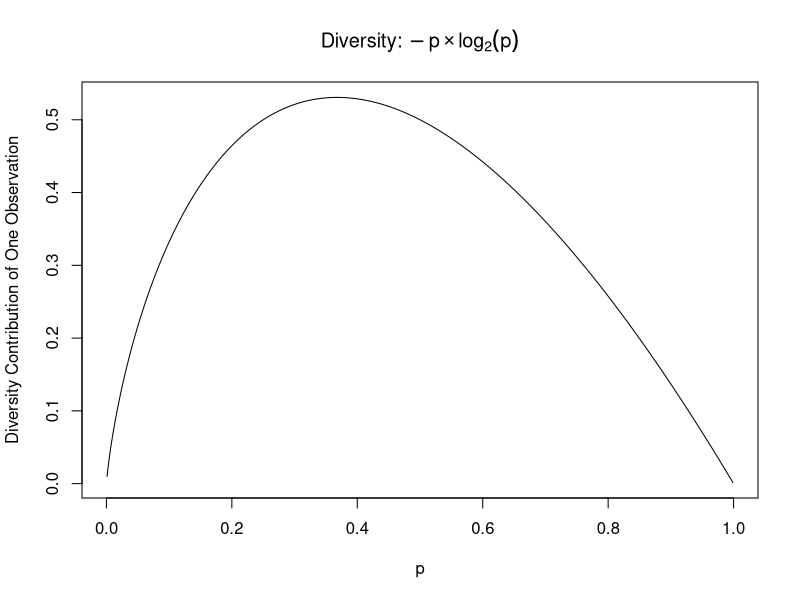
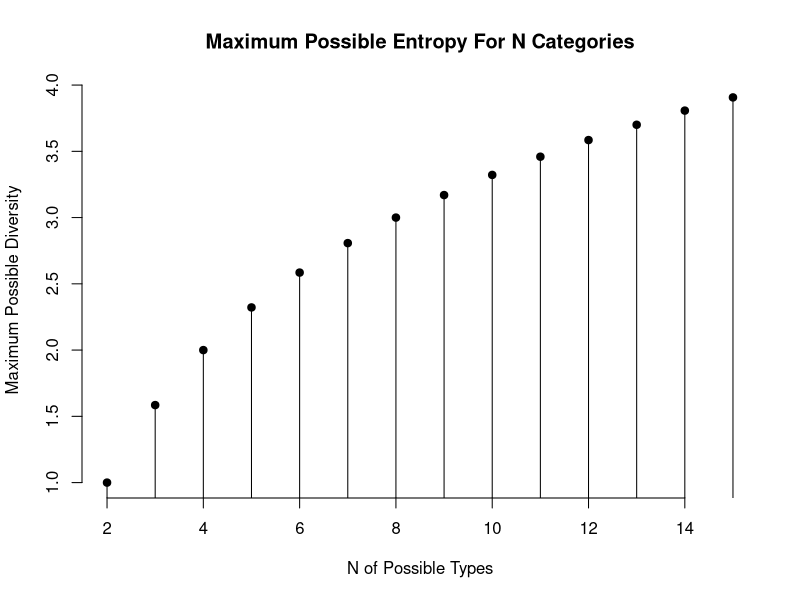
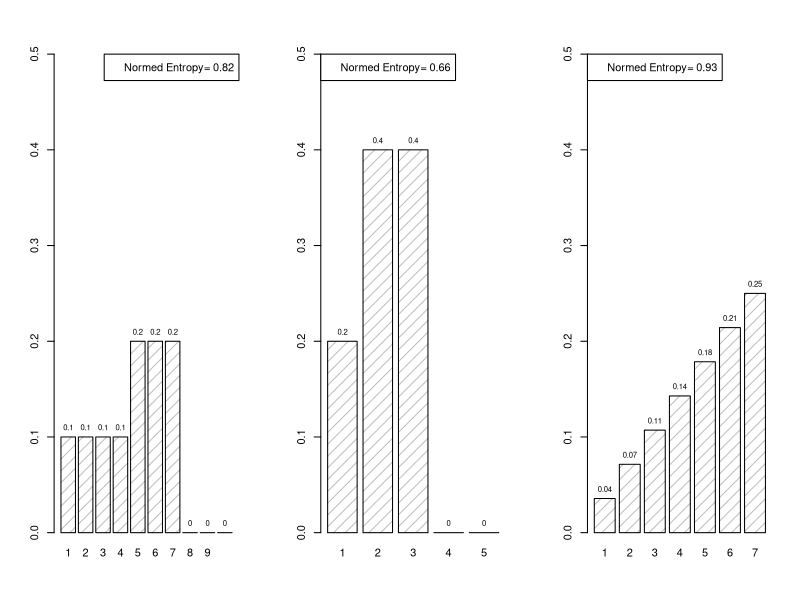

The R script that drew these images, in order:
### R code from vignette source 'functions-1n.Rnw'
### Encoding: UTF-8

###################################################
### code chunk number 1: functions-1n.Rnw:104-105
###################################################
dir.create("plots", showWarnings=F)


###################################################
### code chunk number 2: Roptions
###################################################
options(width=200, prompt="> ", continue=" ")
options(useFancyQuotes = FALSE)
set.seed(12345)
op <- par()
pjmar <- c(5.1, 4.1, 1.5, 2.1)
options(SweaveHooks=list(fig=function() par(mar=pjmar, ps=10)))
pdf.options(onefile=F,family="Times",pointsize=6)
ps.options(horizontal=F, onefile=F, family="Times", paper="special", height=3, width=4.75)
options(papersize="special")


###################################################
### code chunk number 3: doubleMe
###################################################
doubleMe <- function(input = 0){
  newval <- 2 * input
}


###################################################
### code chunk number 4: doubleMe04 (eval = FALSE)
###################################################
## doubleMe <- function(x){
##     out <- 2 * x
## }


###################################################
### code chunk number 5: callDoubleMe10
###################################################
(doubleMe(7))


###################################################
### code chunk number 6: callDoubleMe10b
###################################################
(doubleMe(input = 8))


###################################################
### code chunk number 7: callDoubleMe10c
###################################################
print(doubleMe(input = 3))


###################################################
### code chunk number 8: callDoubleMe10d
###################################################
x <- doubleMe(input = 2)
x


###################################################
### code chunk number 9: callDoubleMe40 (eval = FALSE)
###################################################
##     doubleMe(10)


###################################################
### code chunk number 10: callDoubleMe50 (eval = FALSE)
###################################################
## doubleMe(input = 10)


###################################################
### code chunk number 11: callDoubleMe60
###################################################
(doubleMe(c(1,2,3,4,5)))


###################################################
### code chunk number 12: callDoubleMe25 (eval = FALSE)
###################################################
## doubleMe()


###################################################
### code chunk number 13: callDoubleMe70
###################################################
doubleMe


###################################################
### code chunk number 14: functions-1n.Rnw:665-666
###################################################
predict.glm


###################################################
### code chunk number 15: functions-1n.Rnw:712-714 (eval = FALSE)
###################################################
## set.seed(234234)
## x1 <- rnorm(10000, m = 7, sd = 19)


###################################################
### code chunk number 16: functions-1n.Rnw:721-723 (eval = FALSE)
###################################################
## x1mean <- myGreatFunction(x1)
## x1mean


###################################################
### code chunk number 17: functions-1n.Rnw:727-729 (eval = FALSE)
###################################################
## x1[c(13, 44, 99, 343, 555)]  <- NA
## myGreatFunction(x1)


###################################################
### code chunk number 18: entropy10
###################################################
divr <- function(p = 0){
  ifelse ( p > 0 & p < 1, -p * log2(p), 0)
}


###################################################
### code chunk number 19: entropy20
###################################################
  pseq <- seq(0.001, 0.999, length=999)
  pseq.divr <- divr(pseq)
  plot(pseq.divr ~ pseq, xlab = "p", ylab = "Diversity Contribution of One Observation",  main = expression(paste("Diversity: ", -p %*% log[2](p))), type = "l")


###################################################
### code chunk number 20: entropy40
###################################################
entropy <- function(p){
    sum( divr(p) )
}


###################################################
### code chunk number 21: entropy41
###################################################
entropy( c(1/5, 1/5, 1/5, 1/5, 1/5) )

entropy( c(3/5, 1/5, 1/5, 0/5, 0/5) )


###################################################
### code chunk number 22: entropy50
###################################################
entropy(rep(1/8, 8))


###################################################
### code chunk number 23: entropy51
###################################################
entropy(rep(1/14, 14))


###################################################
### code chunk number 24: entropy59
###################################################
maximumEntropy <- function(N) - log2(1/N)
Nmax <- 15
M <- 2:Nmax
plot(M, maximumEntropy(M), xlab = "N of Possible Types", ylab = "Maximum Possible Diversity",  main = "Maximum Possible Entropy For N Categories", type = "h", axes = FALSE)
axis(1)
axis(2)
points(M, maximumEntropy(M), pch=19)


###################################################
### code chunk number 25: entropy60
###################################################
normedEntropy <- function(x) entropy(x)/ maximumEntropy(length(x))


###################################################
### code chunk number 26: entropy61
###################################################
normedEntropy(c(1/4,1/4,1/4,1/4))

normedEntropy(c(1/2, 1/2, 0, 0))

normedEntropy(c(1, 0, 0, 0))


###################################################
### code chunk number 27: entropy62
###################################################

normedEntropy(rep(1/7, 7))

normedEntropy((1:7)/(sum(1:7)))

normedEntropy(c(2/7, 2/7, 3/7, 0, 0, 0, 0))

normedEntropy(c(5/7, 2/7, 0, 0, 0, 0, 0))



###################################################
### code chunk number 28: entropy90
###################################################
### Save par values so we can put them back later
saveParVals <- par(no.readonly=T)

par(mfcol=c(1,3), xpd=T)

testcase1 <- c( 1/10, 1/10, 1/10, 1/10, 2/10, 2/10, 2/10, 0/10, 0/10, 0/10)
testcase2 <- c( 1/5, 2/5, 2/5, 0, 0)
testcase3 <- (1:7)/sum(1:7)

et1 <- round(normedEntropy(testcase1),2)
et2 <- round(normedEntropy(testcase2),2)
et3 <- round(normedEntropy(testcase3),2)


bp1 <- barplot( testcase1, names.arg=1:(length(testcase1)), density=12, ylim=c(0,0.5))

legend("topright", legend=paste("Normed Entropy=", et1) )

### Can slip xpd=T into text command, instead of running par(xpd=T)
text(bp1, testcase1, testcase1, pos=3,  cex=0.7, xpd=T)

bp2 <- barplot( testcase2, names.arg= 1:(length(testcase2)), density=12, ylim=c(0,0.5))

legend("topleft", legend=paste("Normed Entropy=", et2 ))

text(bp2, testcase2, testcase2, pos=3, cex=0.7, xpd=T)

bp3 <- barplot( testcase3, names.arg= 1:(length(testcase3)), density=12, ylim=c(0,0.5))

legend("topleft", legend=paste("Normed Entropy=", et3) )

text(bp3, testcase3, round(testcase3,2), pos=3, cex=0.7, xpd=T, las=2)

### Restore par values to default
par(saveParVals)


###################################################
### code chunk number 29: functions-1n.Rnw:1010-1011
###################################################
round(testcase3,2)


###################################################
### code chunk number 30: functions-1n.Rnw:1013-1018
###################################################
library(rockchalk)
testcase3v <- factor(c(1,2,2,3,3,3, 4,4,4,4, 5,5,5,5,5, 6,6,6,6,6,6, 7,7,7,7,7,7,7 ))
round((table(testcase3v)/length(testcase3v)), 2)
dat <- data.frame(testcase3v)
summarizeFactors(dat)


###################################################
### code chunk number 31: doubleMe80a
###################################################
newthing <- doubleMe(32)
newthing
is.numeric(newthing)
is.vector(newthing)


###################################################
### code chunk number 32: doubleMe80b
###################################################
newthing <- doubleMe(c(1,2,3,4,5))
newthing
is.numeric(newthing)
is.vector(newthing)


###################################################
### code chunk number 33: functions-1n.Rnw:1367-1368 (eval = FALSE)
###################################################
## x1 <- rnorm(10000, m=7, sd=19)


###################################################
### code chunk number 34: functions-1n.Rnw:1371-1372 (eval = FALSE)
###################################################
## myGreatFunction(x1)


###################################################
### code chunk number 35: functions-1n.Rnw:1376-1378 (eval = FALSE)
###################################################
## x1[c(13, 44, 99, 343, 555)]  <- NA
## myGreatFunction(x1)


###################################################
### code chunk number 36: regex10 (eval = FALSE)
###################################################
## aRegMod <- function(xin1, xin2, yout){ lm(yout ~ xin1 + xin2) }


###################################################
### code chunk number 37: regex10b (eval = FALSE)
###################################################
## dat <- rockchalk::genCorrelatedData(N = 100, rho = 0.3, beta = c(1, 1.0, -1.1, 0.0))
## m1 <- with(dat, aRegMod(x1, x2, y))


###################################################
### code chunk number 38: lmcode
###################################################
lm


###################################################
### code chunk number 39: functions-1n.Rnw:2011-2049 (eval = FALSE)
###################################################
## 
## ##Create one MPlus Input file corresponding to following parameters.
## createInpFile <- function(path="apath", gen="afilename.inp", perclust=2, nclust=100, iter=1000, mod=1, strong=1, between=1, within=1){
##     cat("MONTECARLO:
##       NAMES ARE y1-y6;
##       NOBSERVATIONS = ", perclust*nclust, "; \n",
##         ifelse(perclust != 7.5 ,
##                paste("NCSIZES = 1; \n    CSIZES =", nclust, "(", perclust, ");\n"),
##                paste("  NCSIZES = 2; \n   CSIZES = ", nclust/2, " (7) ", nclust/2 , " (8); \n" ) ), file=gen,   append=T,
##         sep="")
## 
##   ##user-specified iterations
##     cat( "NREPS = ", iter, ";
##        SEED = 791305;
##        REPSAVE=ALL;
##        SAVE=", path, "\\data*.dat;
##        ANALYSIS: TYPE = TWOLEVEL;
##        MODEL POPULATION:
##        %WITHIN% \n", file=gen, append=T, sep="")
## 
##     ## baseline loadings are all .3, add .4 if "within" = 1, but change based on mod/strong
## 
##     cat("FW BY y1-y2*", .3+(within*(.4+strong*.1)),
##         "y3-y4*", .3+(within*(.4-mod*.3)),
##         "y5-y6*", .3+(within*(.4-strong*.1)),
##         "FW@1; \n",
##         "y1-y2*", 1-(.3+(within*(.4+strong*.1)))^2, "; \n",
##         "y3-y4*", 1-(.3+(within*(.4-mod*.3)))^2, "; \n",
##         "y5-y6*", 1-(.3+(within*(.4-strong*.1)))^2, "; \n",
##         " %BETWEEN% ",
##         "FB BY y1-y2*", sqrt((.3+(between*(.4+strong*.1)))^2*(1+(icc*(.053-1)))),
##         "y3-y4*", sqrt((.3+(between*(.4-mod*.3)))^2 *(1+(icc*(.053-1)))),
##         "y5-y6*", sqrt((.3+(between*(.4-strong*.1)))^2 *(1+(icc*(.053-1)))),"; FB@1;  \n",
##         "y1-y2*", 1+(icc*(.053-1))-sqrt((.3+(between*(.4+strong*.1)))^2*(1+(icc*(.053-1))))^2, ";",
##         "y3-y4*", 1+(icc*(.053-1))-sqrt((.3+(between*(.4-mod*.3)))^2 *(1+(icc*(.053-1))))^2, ";",
##        "y5-y6*", 1+(icc*(.053-1))-sqrt((.3+(between*(.4-strong*.1)))^2 *(1+(icc*(.053-1))))^2, ";",
##        "\n", file=gen, append=T, sep="")
## }


###################################################
### code chunk number 40: s410
###################################################
 setClass("pjfriend", representation(
 name="character",
 gender="factor",
 food="factor",
 age="integer"))


###################################################
### code chunk number 41: s420
###################################################
william <- new("pjfriend", name = "william", gender =
  factor("male"), food=factor("pizza"), age=33L)
william

jane <- new("pjfriend", name="pumpkin", gender = factor("female"), food=factor("hamburger"), age=21L)
jane


###################################################
### code chunk number 42: s450 (eval = FALSE)
###################################################
## setMethod("some-generic-function-name", "pjfriend",
##           function(x) {
##               #do something with x
##               }
## )
